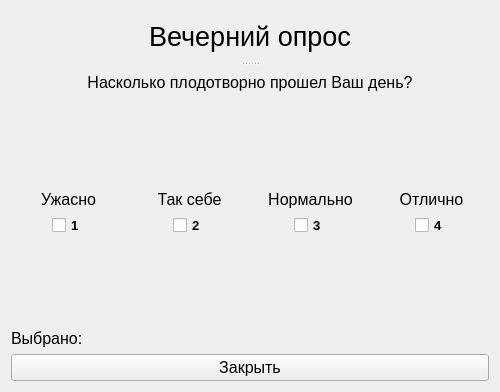
<?xml version="1.0" encoding="UTF-8"?>
<ui version="4.0">
 <class>QuestionareWidget</class>
 <widget class="QWidget" name="QuestionareWidget">
  <property name="geometry">
   <rect>
    <x>0</x>
    <y>0</y>
    <width>500</width>
    <height>392</height>
   </rect>
  </property>
  <property name="windowTitle">
   <string>Form</string>
  </property>
  <layout class="QVBoxLayout" name="verticalLayout_5">
   <item>
    <widget class="QSplitter" name="splitter">
     <property name="orientation">
      <enum>Qt::Vertical</enum>
     </property>
     <widget class="QLabel" name="label">
      <property name="font">
       <font>
        <pointsize>20</pointsize>
       </font>
      </property>
      <property name="text">
       <string>Вечерний опрос</string>
      </property>
      <property name="alignment">
       <set>Qt::AlignCenter</set>
      </property>
     </widget>
     <widget class="QLabel" name="label_2">
      <property name="font">
       <font>
        <pointsize>12</pointsize>
       </font>
      </property>
      <property name="text">
       <string>Насколько плодотворно прошел Ваш день?</string>
      </property>
      <property name="alignment">
       <set>Qt::AlignCenter</set>
      </property>
     </widget>
    </widget>
   </item>
   <item>
    <spacer name="verticalSpacer_2">
     <property name="orientation">
      <enum>Qt::Vertical</enum>
     </property>
     <property name="sizeHint" stdset="0">
      <size>
       <width>20</width>
       <height>80</height>
      </size>
     </property>
    </spacer>
   </item>
   <item>
    <layout class="QHBoxLayout" name="horizontalLayout_5">
     <item>
      <layout class="QVBoxLayout" name="verticalLayout">
       <item>
        <widget class="QLabel" name="label_3">
         <property name="font">
          <font>
           <pointsize>12</pointsize>
          </font>
         </property>
         <property name="text">
          <string>Ужасно</string>
         </property>
         <property name="alignment">
          <set>Qt::AlignCenter</set>
         </property>
        </widget>
       </item>
       <item>
        <layout class="QHBoxLayout" name="horizontalLayout">
         <item>
          <spacer name="horizontalSpacer">
           <property name="orientation">
            <enum>Qt::Horizontal</enum>
           </property>
           <property name="sizeHint" stdset="0">
            <size>
             <width>17</width>
             <height>20</height>
            </size>
           </property>
          </spacer>
         </item>
         <item>
          <widget class="QCheckBox" name="checkBox">
           <property name="sizePolicy">
            <sizepolicy hsizetype="Fixed" vsizetype="Fixed">
             <horstretch>0</horstretch>
             <verstretch>0</verstretch>
            </sizepolicy>
           </property>
           <property name="font">
            <font>
             <pointsize>10</pointsize>
             <weight>75</weight>
             <bold>true</bold>
             <kerning>true</kerning>
            </font>
           </property>
           <property name="acceptDrops">
            <bool>false</bool>
           </property>
           <property name="text">
            <string>1</string>
           </property>
           <property name="iconSize">
            <size>
             <width>16</width>
             <height>16</height>
            </size>
           </property>
           <property name="tristate">
            <bool>false</bool>
           </property>
          </widget>
         </item>
         <item>
          <spacer name="horizontalSpacer_2">
           <property name="orientation">
            <enum>Qt::Horizontal</enum>
           </property>
           <property name="sizeHint" stdset="0">
            <size>
             <width>17</width>
             <height>20</height>
            </size>
           </property>
          </spacer>
         </item>
        </layout>
       </item>
      </layout>
     </item>
     <item>
      <layout class="QVBoxLayout" name="verticalLayout_2">
       <item>
        <widget class="QLabel" name="label_4">
         <property name="font">
          <font>
           <pointsize>12</pointsize>
          </font>
         </property>
         <property name="text">
          <string>Так себе</string>
         </property>
         <property name="alignment">
          <set>Qt::AlignCenter</set>
         </property>
        </widget>
       </item>
       <item>
        <layout class="QHBoxLayout" name="horizontalLayout_2">
         <item>
          <spacer name="horizontalSpacer_3">
           <property name="orientation">
            <enum>Qt::Horizontal</enum>
           </property>
           <property name="sizeHint" stdset="0">
            <size>
             <width>17</width>
             <height>20</height>
            </size>
           </property>
          </spacer>
         </item>
         <item>
          <widget class="QCheckBox" name="checkBox_2">
           <property name="sizePolicy">
            <sizepolicy hsizetype="Fixed" vsizetype="Fixed">
             <horstretch>0</horstretch>
             <verstretch>0</verstretch>
            </sizepolicy>
           </property>
           <property name="font">
            <font>
             <pointsize>10</pointsize>
             <weight>75</weight>
             <bold>true</bold>
             <kerning>true</kerning>
            </font>
           </property>
           <property name="acceptDrops">
            <bool>false</bool>
           </property>
           <property name="text">
            <string>2</string>
           </property>
           <property name="iconSize">
            <size>
             <width>16</width>
             <height>16</height>
            </size>
           </property>
           <property name="tristate">
            <bool>false</bool>
           </property>
          </widget>
         </item>
         <item>
          <spacer name="horizontalSpacer_4">
           <property name="orientation">
            <enum>Qt::Horizontal</enum>
           </property>
           <property name="sizeHint" stdset="0">
            <size>
             <width>17</width>
             <height>20</height>
            </size>
           </property>
          </spacer>
         </item>
        </layout>
       </item>
      </layout>
     </item>
     <item>
      <layout class="QVBoxLayout" name="verticalLayout_3">
       <item>
        <widget class="QLabel" name="label_5">
         <property name="font">
          <font>
           <pointsize>12</pointsize>
          </font>
         </property>
         <property name="text">
          <string>Нормально</string>
         </property>
         <property name="alignment">
          <set>Qt::AlignCenter</set>
         </property>
        </widget>
       </item>
       <item>
        <layout class="QHBoxLayout" name="horizontalLayout_3">
         <item>
          <spacer name="horizontalSpacer_5">
           <property name="orientation">
            <enum>Qt::Horizontal</enum>
           </property>
           <property name="sizeHint" stdset="0">
            <size>
             <width>13</width>
             <height>13</height>
            </size>
           </property>
          </spacer>
         </item>
         <item>
          <widget class="QCheckBox" name="checkBox_3">
           <property name="sizePolicy">
            <sizepolicy hsizetype="Fixed" vsizetype="Fixed">
             <horstretch>0</horstretch>
             <verstretch>0</verstretch>
            </sizepolicy>
           </property>
           <property name="font">
            <font>
             <pointsize>10</pointsize>
             <weight>75</weight>
             <bold>true</bold>
             <kerning>true</kerning>
            </font>
           </property>
           <property name="acceptDrops">
            <bool>false</bool>
           </property>
           <property name="text">
            <string>3</string>
           </property>
           <property name="iconSize">
            <size>
             <width>16</width>
             <height>16</height>
            </size>
           </property>
           <property name="tristate">
            <bool>false</bool>
           </property>
          </widget>
         </item>
         <item>
          <spacer name="horizontalSpacer_6">
           <property name="orientation">
            <enum>Qt::Horizontal</enum>
           </property>
           <property name="sizeHint" stdset="0">
            <size>
             <width>13</width>
             <height>13</height>
            </size>
           </property>
          </spacer>
         </item>
        </layout>
       </item>
      </layout>
     </item>
     <item>
      <layout class="QVBoxLayout" name="verticalLayout_4">
       <item>
        <widget class="QLabel" name="label_6">
         <property name="font">
          <font>
           <pointsize>12</pointsize>
          </font>
         </property>
         <property name="text">
          <string>Отлично</string>
         </property>
         <property name="alignment">
          <set>Qt::AlignCenter</set>
         </property>
        </widget>
       </item>
       <item>
        <layout class="QHBoxLayout" name="horizontalLayout_4">
         <item>
          <spacer name="horizontalSpacer_7">
           <property name="orientation">
            <enum>Qt::Horizontal</enum>
           </property>
           <property name="sizeHint" stdset="0">
            <size>
             <width>13</width>
             <height>13</height>
            </size>
           </property>
          </spacer>
         </item>
         <item>
          <widget class="QCheckBox" name="checkBox_4">
           <property name="sizePolicy">
            <sizepolicy hsizetype="Fixed" vsizetype="Fixed">
             <horstretch>0</horstretch>
             <verstretch>0</verstretch>
            </sizepolicy>
           </property>
           <property name="font">
            <font>
             <pointsize>10</pointsize>
             <weight>75</weight>
             <bold>true</bold>
             <kerning>true</kerning>
            </font>
           </property>
           <property name="acceptDrops">
            <bool>false</bool>
           </property>
           <property name="text">
            <string>4</string>
           </property>
           <property name="iconSize">
            <size>
             <width>16</width>
             <height>16</height>
            </size>
           </property>
           <property name="tristate">
            <bool>false</bool>
           </property>
          </widget>
         </item>
         <item>
          <spacer name="horizontalSpacer_8">
           <property name="orientation">
            <enum>Qt::Horizontal</enum>
           </property>
           <property name="sizeHint" stdset="0">
            <size>
             <width>13</width>
             <height>13</height>
            </size>
           </property>
          </spacer>
         </item>
        </layout>
       </item>
      </layout>
     </item>
    </layout>
   </item>
   <item>
    <spacer name="verticalSpacer_3">
     <property name="orientation">
      <enum>Qt::Vertical</enum>
     </property>
     <property name="sizeHint" stdset="0">
      <size>
       <width>20</width>
       <height>79</height>
      </size>
     </property>
    </spacer>
   </item>
   <item>
    <widget class="QLabel" name="label_7">
     <property name="font">
      <font>
       <pointsize>12</pointsize>
      </font>
     </property>
     <property name="text">
      <string>Выбрано:</string>
     </property>
    </widget>
   </item>
   <item>
    <widget class="QPushButton" name="pushButton">
     <property name="font">
      <font>
       <pointsize>12</pointsize>
      </font>
     </property>
     <property name="text">
      <string>Закрыть</string>
     </property>
     <property name="flat">
      <bool>false</bool>
     </property>
    </widget>
   </item>
  </layout>
 </widget>
 <resources/>
 <connections/>
</ui>
